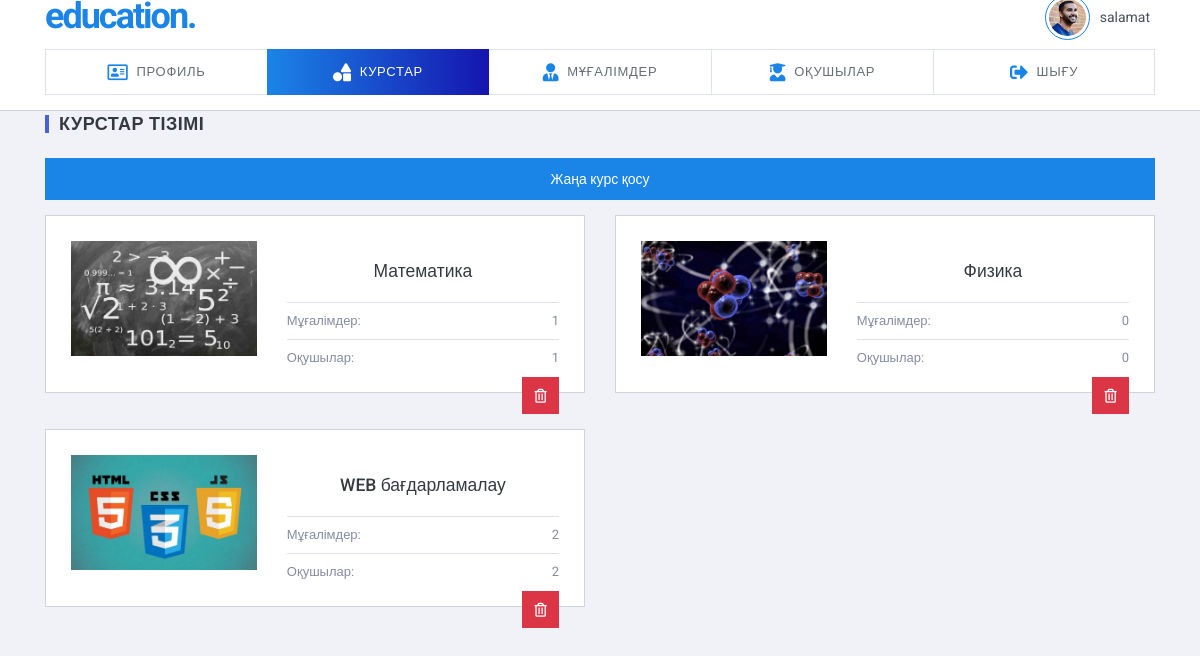
The app's page /?objects (signed in) with its own data.
### tables this page shows
CREATE TABLE `db_users` (
  `user_id` int(11) NOT NULL,
  `login` varchar(255) NOT NULL,
  `password` varchar(255) NOT NULL,
  `user_ava` varchar(250) NOT NULL,
  `user_sname` varchar(255) NOT NULL,
  `user_name` varchar(255) NOT NULL,
  `user_mname` varchar(255) NOT NULL,
  `user_phone` varchar(250) NOT NULL,
  `user_email` varchar(250) NOT NULL,
  `user_type` int(1) NOT NULL
);

CREATE TABLE `db_curses` (
  `id_curs` int(11) NOT NULL,
  `name_curs` varchar(250) NOT NULL,
  `discription_curs` text NOT NULL,
  `img_curs` varchar(250) NOT NULL
);

### pages/admin/objects.php (the view, shortened to what this page needs)
<div class="slim-mainpanel" style="margin-top: -21px;">
  <div class="container">
      <div class="slim-pageheader">
        <h6 class="slim-pagetitle"> Курстар тізімі </h6>
      </div>
    <?php
    if($_GET['objects'] != '') require "object_in/object_info.php";
    else{
    ?>
    <div class="manager-wrapper">
      <div class="manager-right mg-l-0">
        <div class="row">
          <div class="col-md-12 mg-b-15">
            <button class="btn btn-primary" style="width: 100%" href="#add_new_curs" data-toggle="modal">Жаңа курс қосу</button>
          </div>
        <?php
        $query_list_curses = mysql_query("SELECT * FROM db_curses ");
        while($result_list_curses = mysql_fetch_array($query_list_curses)){
          $query_groups_list  = mysql_query("SELECT * FROM db_groups g, db_users u
                                           WHERE g.id_curs = '$result_list_curses[id_curs]'
                                             AND u.user_id = g.user_id ");
          $result_groups_list_col = mysql_num_rows($query_groups_list);
          $query_students_list  = mysql_query("SELECT * FROM db_student_curs t, db_users u
                                             WHERE t.id_curs = '$result_list_curses[id_curs]'
                                               AND u.user_id = t.user_id ");
          $result_students_list_col = mysql_num_rows($query_students_list);
          echo"
          <div class='col-md-6 mg-b-15'>
            <div class='card-contact'>
              <div class='row'>
                <div class='col-md-5'>
                  <div class='tx-center'>
                    <a href='?objects=$result_list_curses[id_curs]'><img src='img/curses/$result_list_curses[img_curs]' style='width: 100%;'></a>
                  </div>
                </div>
                <div class='col-md-7'>
                  <div class='tx-center'>
                    <h5 class='mg-t-10 mg-b-5 pd-t-10 pd-b-15'><a href='?objects=$result_list_curses[id_curs]' class='contact-name'> $result_list_curses[name_curs] </a></h5>
                  </div>
                  <p class='contact-item'>
                    <span>Мұғалімдер:</span>
                    <span>$result_groups_list_col</span>
                  </p>
                  <p class='contact-item'>
                    <span>Оқушылар:</span>
                    <span>$result_students_list_col</span>
                  </p>
                </div>
              </div>
              <a href='?objects&del=$result_list_curses[id_curs]' class='btn btn-danger btn-icon pull-right mg-t-10'><div><i class='far fa-trash-alt'></i></div></a>
            </div>
          </div>";
        }
        ?>
        </div>
      </div>
    </div>
    <?php
    }
    ?>
  </div>
</div>

### index.php (shortened to what this page needs)
<!DOCTYPE html>
<html lang="en">
  <head>
    <link href="lib/font-awesome/css/font-awesome.css" rel="stylesheet">
    <link href="lib/Ionicons/css/ionicons.css" rel="stylesheet">
    <link href="lib/medium-editor/css/medium-editor.css" rel="stylesheet">
    <link href="lib/medium-editor/css/default.css" rel="stylesheet">
    <link rel="stylesheet" href="css/slim.css">
    <link rel="stylesheet" href="https://use.fontawesome.com/releases/v5.8.1/css/all.css">
  </head>
  <body>
    <?php
    if(isset($_SESSION['login_education'])){
      $query_user_info = mysql_query("SELECT * FROM db_users u, db_users_type t
                                              WHERE u.login = '$_SESSION[login_education]'
                                                AND t.user_type = u.user_type ");
      $user_info       = mysql_fetch_array($query_user_info);
      require "pages/modules/header.php";
      require "pages/modules/main.php";
      require "pages/content.php";
    }else header('Location:login.php');
    ?>
  </body>
</html>

### pages/modules/header.php
<div class="slim-header" style="margin-top: -20px;">
  <div class="container">
    <div class="slim-header-left">
      <h2 class="slim-logo"><a href="./">education<span>.</span></a></h2>
    </div>
    <div class="slim-header-right">
      <div class="dropdown dropdown-c">
        <a href="#" class="logged-user" data-toggle="dropdown">
          <img src="img/users/<?=$user_info['user_ava']?>" alt="">
          <span> <?=$_SESSION['login_education']?> </span>
        </a>
      </div>
    </div>
  </div>
</div>

### pages/modules/main.php
<div class="slim-navbar" style="margin-top: -21px;">
  <div class="container">
    <ul class="nav">
      <?php
      if($_SESSION['user_type'] == '1'){
        if(isset($_GET['profile'])) echo '<li class="nav-item active"><a class="nav-link" href="?profile"> <i class="icon far fa-address-card"></i> <span>Профиль</span> </a></li>';
        else echo '<li class="nav-item"><a class="nav-link" href="?profile"> <i class="icon far fa-address-card"></i> <span>Профиль</span> </a></li>';
        if(isset($_GET['objects'])) echo '<li class="nav-item active"> <a class="nav-link" href="?objects"> <i class="icon fas fa-shapes"></i> <span>Курстар</span> </a> </li>';
        else echo '<li class="nav-item"> <a class="nav-link" href="?objects"> <i class="icon fas fa-shapes"></i> <span>Курстар</span> </a> </li>';
        if(isset($_GET['tutors'])) echo '<li class="nav-item active"> <a class="nav-link" href="?tutors"> <i class="icon fas fa-user-tie"></i> <span>Мұғалімдер</span> </a> </li>';
        else echo '<li class="nav-item"> <a class="nav-link" href="?tutors"> <i class="icon fas fa-user-tie"></i> <span>Мұғалімдер</span> </a> </li>';
        if(isset($_GET['students'])) echo '<li class="nav-item active"> <a class="nav-link" href="?students"> <i class="icon fas fa-user-graduate"></i> <span>Оқушылар</span> </a> </li>';
        else echo '<li class="nav-item"> <a class="nav-link" href="?students"> <i class="icon fas fa-user-graduate"></i> <span>Оқушылар</span> </a> </li>';
      }else if($_SESSION['user_type'] == '2'){
        if(isset($_GET['profile'])) echo '<li class="nav-item active"><a class="nav-link" href="?profile"> <i class="icon far fa-address-card"></i> <span>Профиль</span> </a></li>';
        else echo '<li class="nav-item"><a class="nav-link" href="?profile"> <i class="icon far fa-address-card"></i> <span>Профиль</span> </a></li>';
        if(isset($_GET['objects'])) echo '<li class="nav-item active"> <a class="nav-link" href="?objects"> <i class="icon fas fa-shapes"></i> <span>Курстар</span> </a> </li>';
        else echo '<li class="nav-item"> <a class="nav-link" href="?objects"> <i class="icon fas fa-shapes"></i> <span>Курстар</span> </a> </li>';
      }else if($_SESSION['user_type'] == '3'){
        if(isset($_GET['profile'])) echo '<li class="nav-item active"><a class="nav-link" href="?profile"> <i class="icon far fa-address-card"></i> <span>Профиль</span> </a></li>';
        else echo '<li class="nav-item"><a class="nav-link" href="?profile"> <i class="icon far fa-address-card"></i> <span>Профиль</span> </a></li>';
        if(isset($_GET['objects'])) echo '<li class="nav-item active"> <a class="nav-link" href="?objects"> <i class="icon fas fa-shapes"></i> <span>Курстар</span> </a> </li>';
        else echo '<li class="nav-item"> <a class="nav-link" href="?objects"> <i class="icon fas fa-shapes"></i> <span>Курстар</span> </a> </li>';
      }else if($_SESSION['user_type'] == '3'){
        if(isset($_GET['profile'])) echo '<li class="nav-item active"><a class="nav-link" href="?profile"> <i class="icon far fa-address-card"></i> <span>Профиль</span> </a></li>';
        else echo '<li class="nav-item"><a class="nav-link" href="?profile"> <i class="icon far fa-address-card"></i> <span>Профиль</span> </a></li>';
        if(isset($_GET['objects'])) echo '<li class="nav-item active"> <a class="nav-link" href="?objects"> <i class="icon fas fa-shapes"></i> <span>Курстар</span> </a> </li>';
        else echo '<li class="nav-item"> <a class="nav-link" href="?objects"> <i class="icon fas fa-shapes"></i> <span>Курстар</span> </a> </li>';
      }
      ?>
      <li class="nav-item"><a class="nav-link" href="./logout.php"> <i class="icon fas fa-sign-out-alt"></i> <span>Шығу</span> </a></li>
    </ul>
  </div>
</div>

### pages/content.php
<?php
	if($_SESSION['user_type'] == '1'){
		if(isset($_GET['profile'])) require "pages/admin/profile.php";
		else if(isset($_GET['objects'])) require "pages/admin/objects.php";
		else if(isset($_GET['tutors'])) require "pages/admin/tutors.php";
		else if(isset($_GET['students'])) require "pages/admin/students.php";
		else header('Location:./?profile');
	}else if($_SESSION['user_type'] == '2'){
		if(isset($_GET['profile'])) require "pages/tutor/profile.php";
		else if(isset($_GET['objects'])) require "pages/tutor/objects.php";
		else header('Location:./?profile');
	}else if($_SESSION['user_type'] == '3'){
		if(isset($_GET['profile'])) require "pages/student/profile.php";
		else if(isset($_GET['objects'])) require "pages/student/objects.php";
		else header('Location:./?profile');
	}
?>

### records on screen
db_users: user_ava (picture)
db_curses: img_curs (picture), name_curs "Математика", result_groups_list_col "1", result_students_list_col "1"
db_curses: img_curs (picture), name_curs "Физика", result_groups_list_col "0", result_students_list_col "0"
db_curses: img_curs (picture), name_curs "WEB бағдарламалау", result_groups_list_col "2", result_students_list_col "2"

### other values on screen
$_SESSION['login_education'] "salamat"
